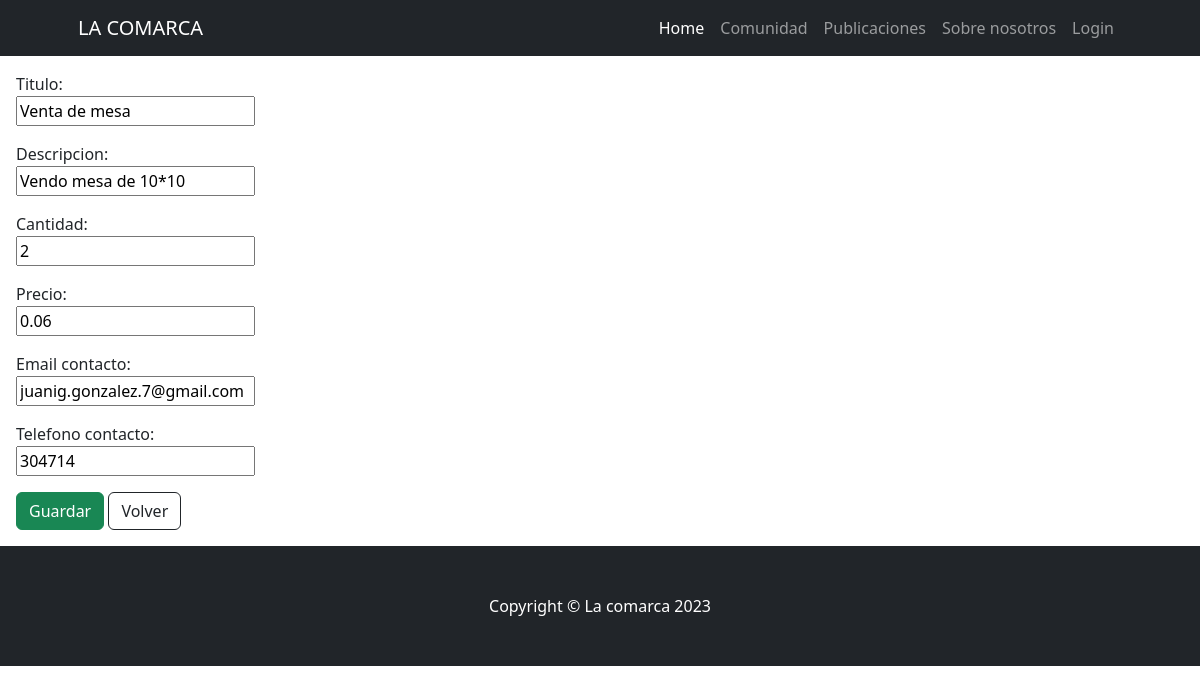
Page /publicaciones/publicaciones_update/1/ on the committed database.
### publicaciones/models.py (models this page shows, shortened)
class Publicaciones(models.Model):
    titulo = models.CharField(max_length=30)
    descripcion = models.CharField(max_length=300)
    cantidad = models.IntegerField(null=True, blank=True)
    precio = models.DecimalField(max_digits=10,decimal_places=2,null=True,blank=True)
    email_contacto = models.EmailField(null=True,blank=True)
    telefono_contacto = models.IntegerField(null=True,blank=True)
    class Meta:
        verbose_name = "Publicación"
        verbose_name_plural = "Publicaciones"

### publicaciones/views.py (the view)
# urls.py: path("publicaciones_update/<int:pk>/", views.PublicacionesUpdate.as_view(), name="publicaciones_update"),
class PublicacionesUpdate(UpdateView):
    model = models.Publicaciones
    form_class = forms.PublicacionesForm
    success_url = reverse_lazy("publicaciones:publicaciones_list")

### publicaciones/forms.py
class PublicacionesForm(forms.ModelForm):
    class Meta:
        model = models.Publicaciones
        fields = ["titulo","descripcion","cantidad","precio","email_contacto","telefono_contacto"]

### publicaciones/templates/publicaciones/publicaciones_form.html (shortened to what this page needs)
{% extends 'home/base.html' %}
{% block content %}
<body>
    <div class="col-md-3 mb-3">
        <div class="m-3  text-md-start ">
            <form action="" method="post">
                {{ form.as_p}}
                <button class="btn btn-success " type="submit">Guardar</button>
                <a class="btn btn-outline-dark ms-0   " href="{% url 'publicaciones:index' %}">Volver</a>
            </form>
        </div>
    </div>
</body>
{% endblock content %}

### rows in the picture
Publicaciones: titulo "Venta de mesa", descripcion "Vendo mesa de 10*10", cantidad "2", precio "0.06", email_contacto "juanig.gonzalez.7@gmail.com", telefono_contacto "304714"
